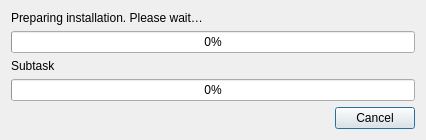
<?xml version="1.0" encoding="UTF-8"?>
<ui version="4.0">
 <class>InstallProgress</class>
 <widget class="QDialog" name="InstallProgress">
  <property name="geometry">
   <rect>
    <x>0</x>
    <y>0</y>
    <width>426</width>
    <height>135</height>
   </rect>
  </property>
  <property name="windowTitle">
   <string>Dialog</string>
  </property>
  <layout class="QVBoxLayout" name="verticalLayout_2">
   <item>
    <widget class="QLabel" name="labelMainTask">
     <property name="text">
      <string>Preparing installation. Please wait…</string>
     </property>
    </widget>
   </item>
   <item>
    <widget class="QProgressBar" name="progressMainTask">
     <property name="value">
      <number>0</number>
     </property>
     <property name="alignment">
      <set>Qt::AlignCenter</set>
     </property>
    </widget>
   </item>
   <item>
    <widget class="QWidget" name="widgetSubtask" native="true">
     <layout class="QVBoxLayout" name="verticalLayout_3">
      <property name="leftMargin">
       <number>0</number>
      </property>
      <property name="topMargin">
       <number>0</number>
      </property>
      <property name="rightMargin">
       <number>0</number>
      </property>
      <property name="bottomMargin">
       <number>0</number>
      </property>
      <item>
       <widget class="QLabel" name="labelSubtask">
        <property name="text">
         <string>Subtask</string>
        </property>
       </widget>
      </item>
      <item>
       <widget class="QProgressBar" name="progressSubtask">
        <property name="value">
         <number>0</number>
        </property>
        <property name="alignment">
         <set>Qt::AlignCenter</set>
        </property>
       </widget>
      </item>
     </layout>
    </widget>
   </item>
   <item>
    <layout class="QGridLayout" name="gridLayout">
     <item row="0" column="1">
      <widget class="QPushButton" name="btnCancel">
       <property name="text">
        <string>Cancel</string>
       </property>
      </widget>
     </item>
     <item row="0" column="0">
      <spacer name="horizontalSpacer">
       <property name="orientation">
        <enum>Qt::Horizontal</enum>
       </property>
       <property name="sizeHint" stdset="0">
        <size>
         <width>40</width>
         <height>20</height>
        </size>
       </property>
      </spacer>
     </item>
    </layout>
   </item>
  </layout>
 </widget>
 <resources/>
 <connections/>
</ui>
